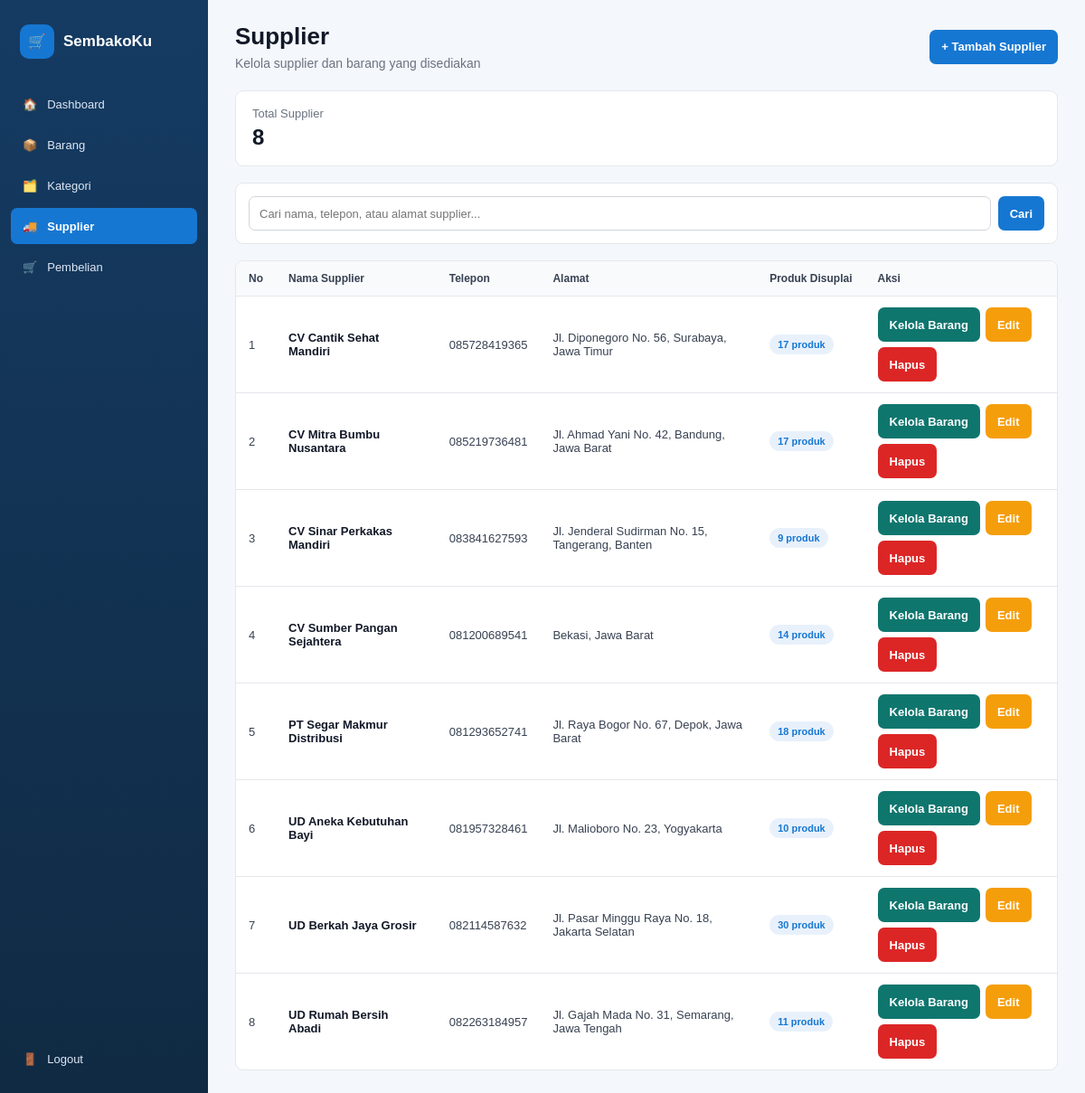
The page /admin/supplier.php (signed in) on the database its author committed.
### tables this page shows
CREATE TABLE `supplier` (
  `id_supplier` int(11) NOT NULL,
  `nama_supplier` varchar(100) NOT NULL,
  `telepon` varchar(20) DEFAULT NULL,
  `alamat` text DEFAULT NULL,
  `status` enum('aktif','nonaktif') NOT NULL DEFAULT 'aktif'
);

### admin/supplier.php (the view, shortened to what this page needs)
<?php
require_once "../config/database.php";
$cari = trim($_GET['cari'] ?? '');
if ($cari !== '') {
    $keyword = "%" . $cari . "%";
    $stmt = mysqli_prepare(
        $conn,
        "SELECT
            s.id_supplier,
            s.nama_supplier,
            s.telepon,
            s.alamat,
            COUNT(DISTINCT sb.id_barang) AS jumlah_barang
         FROM supplier s
         LEFT JOIN supplier_barang sb
            ON s.id_supplier = sb.id_supplier
         WHERE s.nama_supplier LIKE ?
            OR s.telepon LIKE ?
            OR s.alamat LIKE ?
         GROUP BY
            s.id_supplier,
            s.nama_supplier,
            s.telepon,
            s.alamat
         ORDER BY s.nama_supplier ASC"
    );
    mysqli_stmt_bind_param(
        $stmt,
        "sss",
        $keyword,
        $keyword,
        $keyword
    );
    mysqli_stmt_execute($stmt);
    $result = mysqli_stmt_get_result($stmt);
} else {
    $result = mysqli_query(
        $conn,
        "SELECT
            s.id_supplier,
            s.nama_supplier,
            s.telepon,
            s.alamat,
            COUNT(DISTINCT sb.id_barang) AS jumlah_barang
         FROM supplier s
         LEFT JOIN supplier_barang sb
            ON s.id_supplier = sb.id_supplier
         GROUP BY
            s.id_supplier,
            s.nama_supplier,
            s.telepon,
            s.alamat
         ORDER BY s.nama_supplier ASC"
    );
}
$jumlahSupplier = mysqli_num_rows($result);
?>
<!DOCTYPE html>
<html lang="id">
<head>
    <link
        rel="stylesheet"
        href="../assets/layout.css"
    >
</head>
<body class="admin">
<aside class="sidebar">
    <div class="brand">
        <div class="brand-icon">
            🛒
        </div>
        <div class="brand-text">
            SembakoKu
        </div>
    </div>
    <nav class="menu">
        <a href="dashboard.php">
            🏠 <span>Dashboard</span>
        </a>
        <a href="barang.php">
            📦 <span>Barang</span>
        </a>
        <a href="kategori.php">
            🗂️ <span>Kategori</span>
        </a>
        <a href="supplier.php" class="active">
            🚚 <span>Supplier</span>
        </a>
        <a href="pembelian.php">
            🛒 <span>Pembelian</span>
        </a>
    </nav>
    <div class="sidebar-bottom">
        <a href="../auth/logout.php">
            🚪 <span>Logout</span>
        </a>
    </div>
</aside>
<main class="content">
    <div class="page-header">
        <div>
            <h1>Supplier</h1>
            <p>
                Kelola supplier dan barang yang disediakan
            </p>
        </div>
        <div class="page-actions">
            <button
                type="button"
                class="btn btn-primary"
                onclick="bukaModalTambah()"
            >
                + Tambah Supplier
            </button>
        </div>
    </div>
    <div class="info-card">
        <span>
            Total Supplier
        </span>
        <strong>
            <?= $jumlahSupplier ?>
        </strong>
    </div>
    <form
        method="GET"
        class="search-box"
    >
        <input
            type="text"
            name="cari"
            placeholder="Cari nama, telepon, atau alamat supplier..."
            value="<?= htmlspecialchars($cari) ?>"
        >
        <button
            type="submit"
            class="btn btn-primary"
        >
            Cari
        </button>
    </form>
    <section class="table-card">
        <div class="table-wrapper">
            <table class="data-table">
                <thead>
                    <tr>
                        <th>No</th>
                        <th>Nama Supplier</th>
                        <th>Telepon</th>
                        <th>Alamat</th>
                        <th>Produk Disuplai</th>
                        <th>Aksi</th>
                    </tr>
                </thead>
                <tbody>
                    <?php if (
                        mysqli_num_rows($result) > 0
                    ): ?>
                        <?php $no = 1; ?>
                        <?php while (
                            $supplier =
                            mysqli_fetch_assoc($result)
                        ): ?>
                            <tr>
                                <td>
                                    <?= $no++ ?>
                                </td>
                                <td>
                                    <div class="supplier-name">
                                        <?= htmlspecialchars(
                                            $supplier['nama_supplier']
                                        ) ?>
                                    </div>
                                </td>
                                <td>
                                    <?= $supplier['telepon'] !== ''
                                        ? htmlspecialchars(
                                            $supplier['telepon']
                                        )
                                        : '-'
                                    ?>
                                </td>
                                <td>
                                    <?= $supplier['alamat'] !== ''
                                        ? nl2br(
                                            htmlspecialchars(
                                                $supplier['alamat']
                                            )
                                        )
                                        : '-'
                                    ?>
                                </td>
                                <td>
                                    <span class="badge">
                                        <?= (int)$supplier['jumlah_barang'] ?>
                                        produk
                                    </span>
                                </td>
                                <td>
                                    <div class="aksi">
                                        <a
                                            href="supplier.php?detail=<?= (int)$supplier['id_supplier'] ?>"
                                            class="btn btn-detail"
                                        >
                                            Kelola Barang
                                        </a>
                                        <button
                                            type="button"
                                            class="btn btn-edit"
                                            onclick='bukaModalEdit(
                                                <?= json_encode($supplier["id_supplier"]) ?>,
                                                <?= json_encode($supplier["nama_supplier"]) ?>,
                                                <?= json_encode($supplier["telepon"]) ?>,
                                                <?= json_encode($supplier["alamat"]) ?>
                                            )'
                                        >
                                            Edit
                                        </button>
                                        <button
                                            type="button"
                                            class="btn btn-delete"
                                            onclick="hapusSupplier(
                                                <?= (int)$supplier['id_supplier'] ?>
                                            )"
                                        >
                                            Hapus
                                        </button>
                                    </div>
                                </td>
                            </tr>
                        <?php endwhile; ?>
                    <?php endif; ?>
                </tbody>
            </table>
        </div>
    </section>
</main>
</body>
</html>

### assets/layout.css (style rules this page uses)
* { box-sizing: border-box; }
body { margin: 0; font-family: Arial, Helvetica, sans-serif; background: #f4f7fb; color: #1f2937; }
.sidebar { position: fixed; top: 0; left: 0; bottom: 0; width: 230px; padding: 18px 12px; display: flex; flex-direction: column; background: linear-gradient( 180deg, #153b63, #102a43 ); color: #ffffff; z-index: 1000; overflow-y: auto; }
.brand { display: flex; align-items: center; min-height: 55px; padding: 0 10px; margin-bottom: 22px; color: #ffffff; }
.brand-icon { width: 38px; height: 38px; margin-right: 10px; display: flex; align-items: center; justify-content: center; background: #1677d2; border-radius: 10px; flex-shrink: 0; }
.brand-text { font-size: 17px; font-weight: bold; }
.menu { display: flex; flex-direction: column; gap: 5px; }
.menu a { display: flex; align-items: center; gap: 11px; min-height: 40px; padding: 10px 13px; border-radius: 7px; color: #dce8f5; text-decoration: none; font-size: 13px; transition: background 0.2s ease, color 0.2s ease; }
.menu a.active { background: #1677d2; color: #ffffff; font-weight: bold; }
body.admin .menu a.active { background: #1677d2; }
.sidebar-bottom { margin-top: auto; padding-top: 15px; }
.sidebar-bottom a { display: flex; align-items: center; gap: 11px; min-height: 40px; padding: 10px 13px; border-radius: 7px; color: #dce8f5; text-decoration: none; font-size: 13px; transition: background 0.2s ease; }
.content { min-height: 100vh; margin-left: 230px; padding: 25px 30px; min-width: 0; }

### admin/supplier.php (style rules this page uses)
.page-header { display: flex; align-items: center; justify-content: space-between; gap: 20px; margin-bottom: 22px; }
.page-header h1 { margin: 0; font-size: 26px; color: #111827; }
.page-header p { margin: 6px 0 0; color: #6b7280; font-size: 14px; }
.page-actions { display: flex; gap: 8px; flex-wrap: wrap; }
.btn { display: inline-flex; align-items: center; justify-content: center; min-height: 38px; padding: 9px 13px; border: 0; border-radius: 7px; font-size: 13px; font-weight: bold; text-decoration: none; cursor: pointer; transition: background 0.2s ease, transform 0.2s ease; }
.btn-primary { background: #1677d2; color: #ffffff; }
.btn-edit { background: #f59e0b; color: #ffffff; }
.btn-delete { background: #dc2626; color: #ffffff; }
.btn-detail { background: #0f766e; color: #ffffff; }
.info-card { background: #ffffff; border: 1px solid #e5e7eb; border-radius: 9px; padding: 17px 18px; margin-bottom: 18px; }
.info-card span { display: block; color: #6b7280; font-size: 13px; margin-bottom: 5px; }
.info-card strong { display: block; font-size: 24px; color: #111827; }
.search-box { display: flex; gap: 8px; align-items: center; background: #ffffff; border: 1px solid #e5e7eb; border-radius: 9px; padding: 14px; margin-bottom: 18px; }
.search-box input { flex: 1; min-width: 0; height: 38px; padding: 8px 11px; border: 1px solid #d1d5db; border-radius: 7px; font-family: Arial, Helvetica, sans-serif; font-size: 13px; outline: none; }
.table-card { background: #ffffff; border: 1px solid #e5e7eb; border-radius: 9px; overflow: hidden; }
.table-wrapper { width: 100%; overflow-x: auto; }
.data-table { width: 100%; border-collapse: collapse; min-width: 850px; }
.data-table th, .data-table td { padding: 12px 14px; border-bottom: 1px solid #e5e7eb; text-align: left; vertical-align: middle; font-size: 13px; }
.data-table th { background: #f8fafc; color: #374151; font-size: 12px; font-weight: bold; white-space: nowrap; }
.data-table td { color: #374151; }
.data-table tbody tr:last-child td { border-bottom: none; }
.supplier-name { font-weight: bold; color: #111827; }
.badge { display: inline-flex; align-items: center; padding: 5px 9px; border-radius: 20px; background: #e8f1fb; color: #1677d2; font-size: 11px; font-weight: bold; white-space: nowrap; }
.aksi { display: flex; align-items: center; gap: 6px; flex-wrap: wrap; }

### rows shown on the page
supplier: nama_supplier "CV Cantik Sehat Mandiri", telepon "085728419365", alamat "Jl. Diponegoro No. 56, Surabaya, Jawa Timur", jumlah_barang "17"
supplier: nama_supplier "CV Mitra Bumbu Nusantara", telepon "085219736481", alamat "Jl. Ahmad Yani No. 42, Bandung, Jawa Barat", jumlah_barang "17"
supplier: nama_supplier "CV Sinar Perkakas Mandiri", telepon "083841627593", alamat "Jl. Jenderal Sudirman No. 15, Tangerang, Banten", jumlah_barang "9"
supplier: nama_supplier "CV Sumber Pangan Sejahtera", telepon "081200689541", alamat "Bekasi, Jawa Barat", jumlah_barang "14"
supplier: nama_supplier "PT Segar Makmur Distribusi", telepon "081293652741", alamat "Jl. Raya Bogor No. 67, Depok, Jawa Barat", jumlah_barang "18"
supplier: nama_supplier "UD Aneka Kebutuhan Bayi", telepon "081957328461", alamat "Jl. Malioboro No. 23, Yogyakarta", jumlah_barang "10"
supplier: nama_supplier "UD Berkah Jaya Grosir", telepon "082114587632", alamat "Jl. Pasar Minggu Raya No. 18, Jakarta Selatan", jumlah_barang "30"
supplier: nama_supplier "UD Rumah Bersih Abadi", telepon "082263184957", alamat "Jl. Gajah Mada No. 31, Semarang, Jawa Tengah", jumlah_barang "11"

### other values the page prints
$jumlahSupplier "8"
